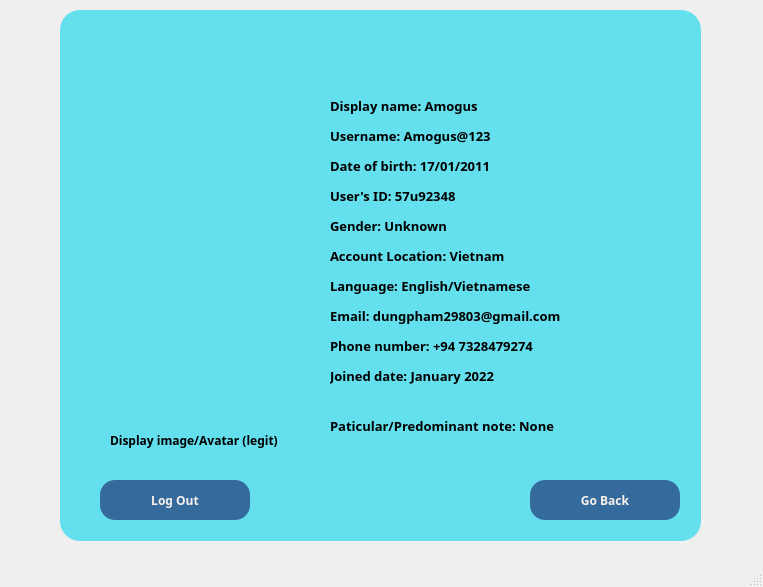
<?xml version="1.0" encoding="UTF-8"?>
<ui version="4.0">
 <class>MainWindow</class>
 <widget class="QMainWindow" name="MainWindow">
  <property name="geometry">
   <rect>
    <x>0</x>
    <y>0</y>
    <width>763</width>
    <height>587</height>
   </rect>
  </property>
  <property name="windowTitle">
   <string>MainWindow</string>
  </property>
  <widget class="QWidget" name="centralwidget">
   <widget class="QWidget" name="widget" native="true">
    <property name="geometry">
     <rect>
      <x>60</x>
      <y>10</y>
      <width>641</width>
      <height>531</height>
     </rect>
    </property>
    <property name="font">
     <font>
      <family>Segoe UI Variable Text Semibold</family>
      <weight>75</weight>
      <bold>true</bold>
     </font>
    </property>
    <property name="styleSheet">
     <string notr="true">background-color:  #64DFED;
border-radius: 20</string>
    </property>
    <widget class="QLabel" name="label">
     <property name="geometry">
      <rect>
       <x>-10</x>
       <y>130</y>
       <width>291</width>
       <height>271</height>
      </rect>
     </property>
     <property name="text">
      <string/>
     </property>
     <property name="pixmap">
      <pixmap>../Image/anhPhuoc.png</pixmap>
     </property>
     <property name="scaledContents">
      <bool>true</bool>
     </property>
    </widget>
    <widget class="QLabel" name="label_2">
     <property name="geometry">
      <rect>
       <x>50</x>
       <y>400</y>
       <width>181</width>
       <height>61</height>
      </rect>
     </property>
     <property name="font">
      <font>
       <family>Segoe UI Variable Small Semibol</family>
       <weight>75</weight>
       <bold>true</bold>
      </font>
     </property>
     <property name="text">
      <string>Display image/Avatar (legit)</string>
     </property>
     <property name="wordWrap">
      <bool>true</bool>
     </property>
    </widget>
    <widget class="QLabel" name="label_3">
     <property name="geometry">
      <rect>
       <x>270</x>
       <y>70</y>
       <width>221</width>
       <height>51</height>
      </rect>
     </property>
     <property name="font">
      <font>
       <family>Segoe UI Variable Text Semibold</family>
       <pointsize>10</pointsize>
       <weight>75</weight>
       <bold>true</bold>
      </font>
     </property>
     <property name="text">
      <string>Display name: Amogus</string>
     </property>
    </widget>
    <widget class="QLabel" name="label_4">
     <property name="geometry">
      <rect>
       <x>270</x>
       <y>110</y>
       <width>291</width>
       <height>31</height>
      </rect>
     </property>
     <property name="font">
      <font>
       <family>Segoe UI Variable Text Semibold</family>
       <pointsize>10</pointsize>
       <weight>75</weight>
       <bold>true</bold>
      </font>
     </property>
     <property name="text">
      <string>Username: Amogus@123</string>
     </property>
    </widget>
    <widget class="QLabel" name="label_5">
     <property name="geometry">
      <rect>
       <x>270</x>
       <y>140</y>
       <width>361</width>
       <height>31</height>
      </rect>
     </property>
     <property name="font">
      <font>
       <family>Segoe UI Variable Text Semibold</family>
       <pointsize>10</pointsize>
       <weight>75</weight>
       <bold>true</bold>
      </font>
     </property>
     <property name="text">
      <string>Date of birth: 17/01/2011</string>
     </property>
    </widget>
    <widget class="QLabel" name="label_6">
     <property name="geometry">
      <rect>
       <x>270</x>
       <y>170</y>
       <width>291</width>
       <height>31</height>
      </rect>
     </property>
     <property name="font">
      <font>
       <family>Segoe UI Variable Text Semibold</family>
       <pointsize>10</pointsize>
       <weight>75</weight>
       <bold>true</bold>
      </font>
     </property>
     <property name="text">
      <string>User's ID: 57u92348</string>
     </property>
    </widget>
    <widget class="QLabel" name="label_7">
     <property name="geometry">
      <rect>
       <x>270</x>
       <y>200</y>
       <width>291</width>
       <height>31</height>
      </rect>
     </property>
     <property name="font">
      <font>
       <family>Segoe UI Variable Text Semibold</family>
       <pointsize>10</pointsize>
       <weight>75</weight>
       <bold>true</bold>
      </font>
     </property>
     <property name="text">
      <string>Gender: Unknown</string>
     </property>
    </widget>
    <widget class="QLabel" name="label_8">
     <property name="geometry">
      <rect>
       <x>270</x>
       <y>230</y>
       <width>291</width>
       <height>31</height>
      </rect>
     </property>
     <property name="font">
      <font>
       <family>Segoe UI Variable Text Semibold</family>
       <pointsize>10</pointsize>
       <weight>75</weight>
       <bold>true</bold>
      </font>
     </property>
     <property name="text">
      <string>Account Location: Vietnam</string>
     </property>
    </widget>
    <widget class="QLabel" name="label_9">
     <property name="geometry">
      <rect>
       <x>270</x>
       <y>260</y>
       <width>291</width>
       <height>31</height>
      </rect>
     </property>
     <property name="font">
      <font>
       <family>Segoe UI Variable Text Semibold</family>
       <pointsize>10</pointsize>
       <weight>75</weight>
       <bold>true</bold>
      </font>
     </property>
     <property name="text">
      <string>Language: English/Vietnamese</string>
     </property>
    </widget>
    <widget class="QLabel" name="label_10">
     <property name="geometry">
      <rect>
       <x>270</x>
       <y>290</y>
       <width>291</width>
       <height>31</height>
      </rect>
     </property>
     <property name="font">
      <font>
       <family>Segoe UI Variable Text Semibold</family>
       <pointsize>10</pointsize>
       <weight>75</weight>
       <bold>true</bold>
      </font>
     </property>
     <property name="text">
      <string>Email: dungpham29803@gmail.com</string>
     </property>
    </widget>
    <widget class="QLabel" name="label_11">
     <property name="geometry">
      <rect>
       <x>270</x>
       <y>320</y>
       <width>291</width>
       <height>31</height>
      </rect>
     </property>
     <property name="font">
      <font>
       <family>Segoe UI Variable Text Semibold</family>
       <pointsize>10</pointsize>
       <weight>75</weight>
       <bold>true</bold>
      </font>
     </property>
     <property name="text">
      <string>Phone number: +94 7328479274</string>
     </property>
    </widget>
    <widget class="QLabel" name="label_12">
     <property name="geometry">
      <rect>
       <x>270</x>
       <y>350</y>
       <width>291</width>
       <height>31</height>
      </rect>
     </property>
     <property name="font">
      <font>
       <family>Segoe UI Variable Text Semibold</family>
       <pointsize>10</pointsize>
       <weight>75</weight>
       <bold>true</bold>
      </font>
     </property>
     <property name="text">
      <string>Joined date: January 2022</string>
     </property>
    </widget>
    <widget class="QLabel" name="label_13">
     <property name="geometry">
      <rect>
       <x>270</x>
       <y>380</y>
       <width>291</width>
       <height>71</height>
      </rect>
     </property>
     <property name="font">
      <font>
       <family>Segoe UI Variable Text Semibold</family>
       <pointsize>10</pointsize>
       <weight>75</weight>
       <bold>true</bold>
      </font>
     </property>
     <property name="text">
      <string>Paticular/Predominant note: None</string>
     </property>
     <property name="wordWrap">
      <bool>true</bool>
     </property>
    </widget>
    <widget class="QPushButton" name="bt_back">
     <property name="geometry">
      <rect>
       <x>470</x>
       <y>470</y>
       <width>150</width>
       <height>40</height>
      </rect>
     </property>
     <property name="minimumSize">
      <size>
       <width>150</width>
       <height>40</height>
      </size>
     </property>
     <property name="maximumSize">
      <size>
       <width>150</width>
       <height>40</height>
      </size>
     </property>
     <property name="cursor">
      <cursorShape>PointingHandCursor</cursorShape>
     </property>
     <property name="mouseTracking">
      <bool>true</bool>
     </property>
     <property name="styleSheet">
      <string notr="true">border-radius: 15px;
font: 12pt &quot;Bahnschrift&quot;;
background-color: #356a9c;
color: #F8F2EC;

</string>
     </property>
     <property name="text">
      <string>Go Back</string>
     </property>
    </widget>
    <widget class="QPushButton" name="bt_log_out">
     <property name="geometry">
      <rect>
       <x>40</x>
       <y>470</y>
       <width>150</width>
       <height>40</height>
      </rect>
     </property>
     <property name="minimumSize">
      <size>
       <width>150</width>
       <height>40</height>
      </size>
     </property>
     <property name="maximumSize">
      <size>
       <width>150</width>
       <height>40</height>
      </size>
     </property>
     <property name="cursor">
      <cursorShape>PointingHandCursor</cursorShape>
     </property>
     <property name="mouseTracking">
      <bool>true</bool>
     </property>
     <property name="styleSheet">
      <string notr="true">border-radius: 15px;
font: 12pt &quot;Bahnschrift&quot;;
background-color: #356a9c;
color: #F8F2EC;

</string>
     </property>
     <property name="text">
      <string>Log Out</string>
     </property>
    </widget>
   </widget>
  </widget>
  <widget class="QMenuBar" name="menubar">
   <property name="geometry">
    <rect>
     <x>0</x>
     <y>0</y>
     <width>763</width>
     <height>26</height>
    </rect>
   </property>
  </widget>
  <widget class="QStatusBar" name="statusbar"/>
 </widget>
 <resources/>
 <connections/>
</ui>
